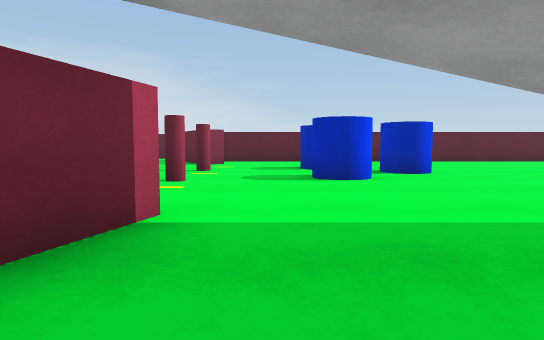
View 1 (above)

19 first-person views from a walk through a scene from a Unity 3-D project. The camera is 0.55 m above the floor, tilts 4° down and sees 75° across. The floor is counted in squares, 1 m on a side. Each view is taken from the middle of a square. On the plan, view 1 faces up. The plan holds only what a view shows up to about 9 squares ahead; the rest is blank. The place goes on beyond the plan.

View 2
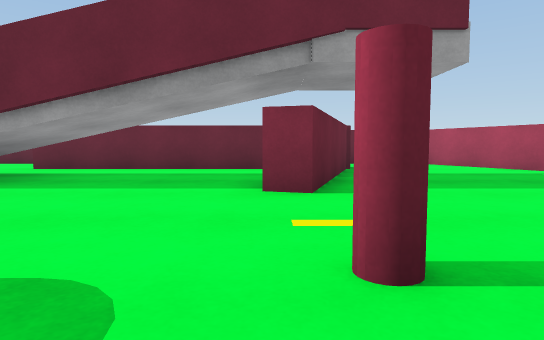

View 3
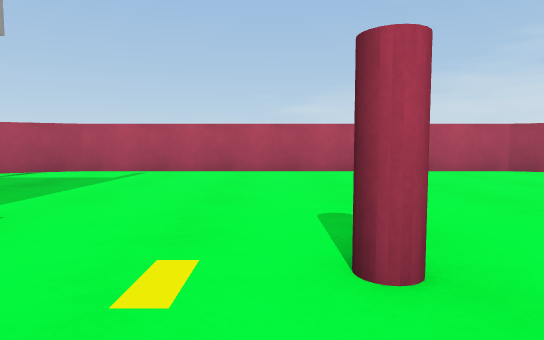

View 4
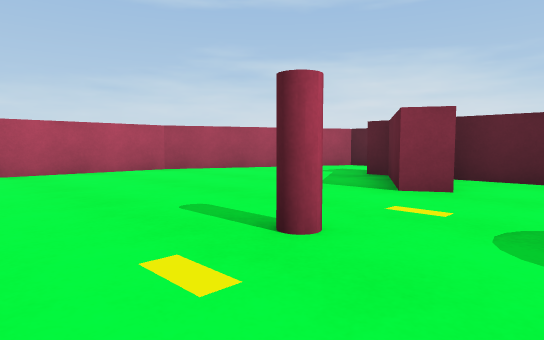

View 5
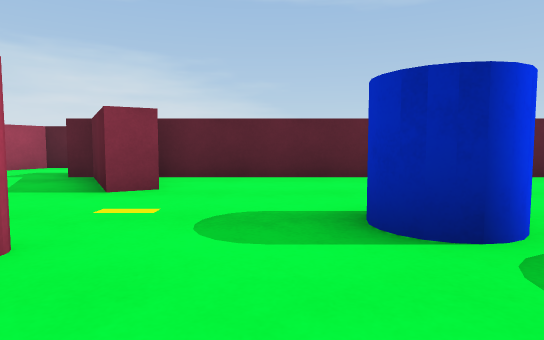

View 6
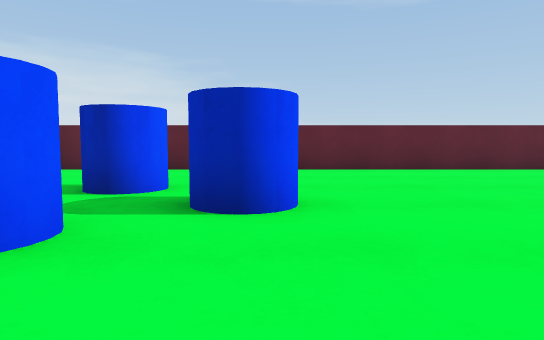

View 7
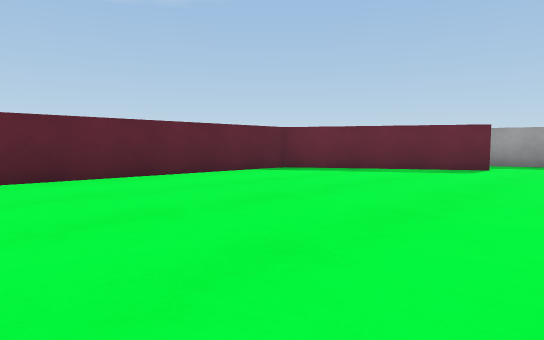

View 8
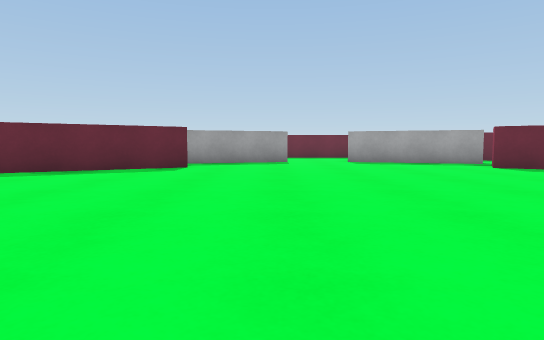

View 9
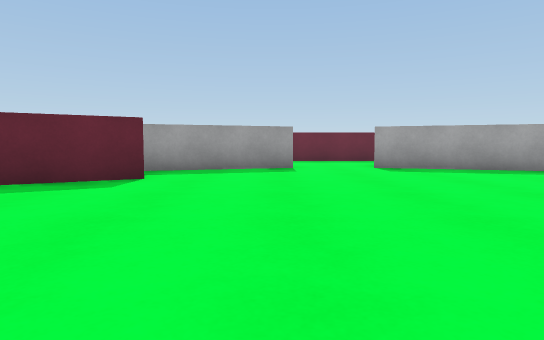

View 10
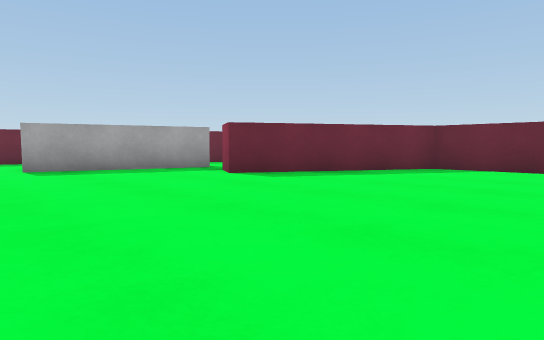

View 11
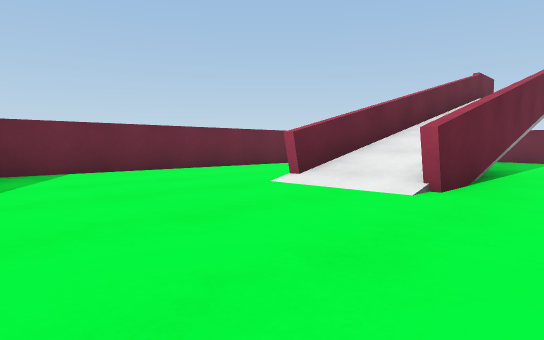

View 12
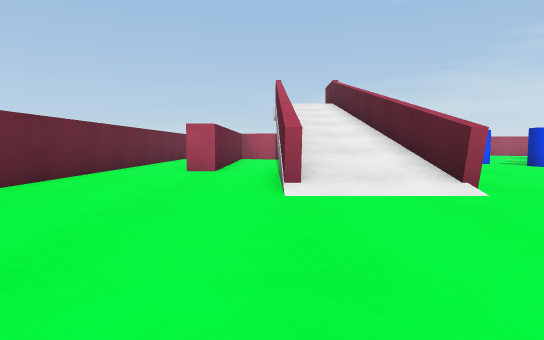

View 13
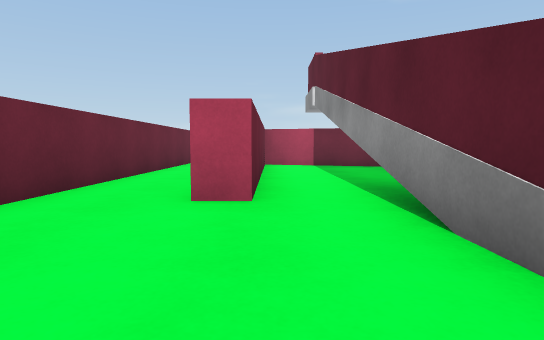

View 14
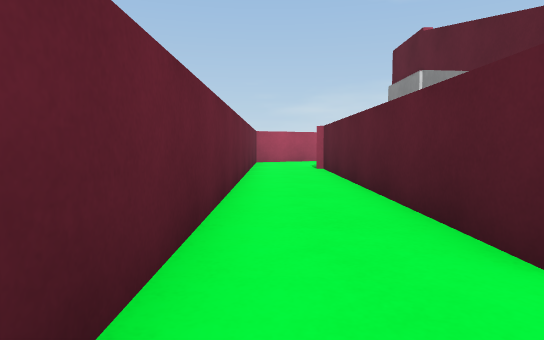

View 15
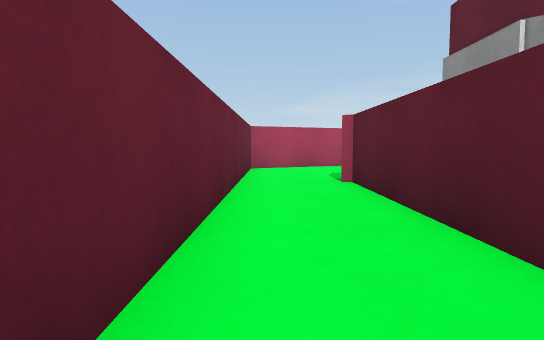

View 16
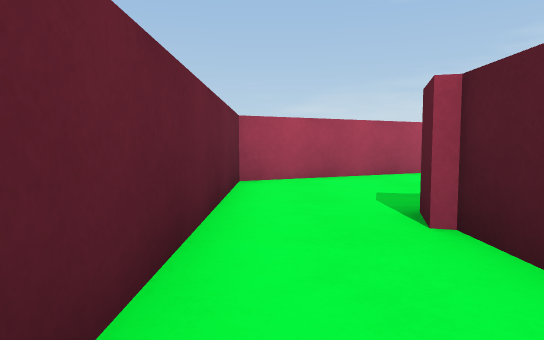

View 17
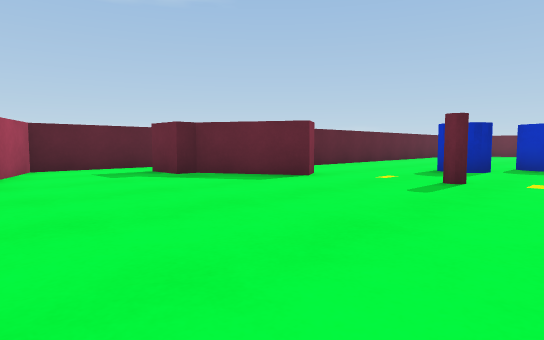

View 18
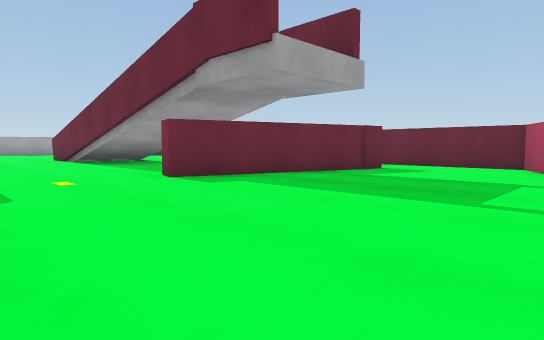

View 19
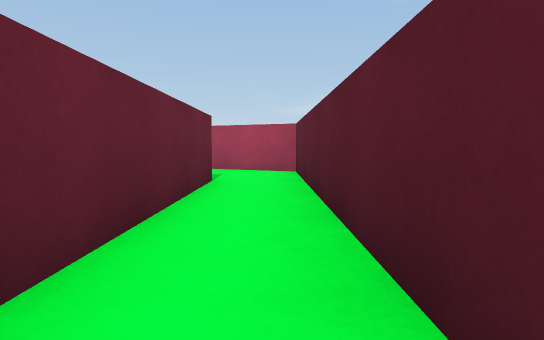

### Floor plan
Points are (right, up) in squares from view 1. A wall is a line through its corners. A room is listed if a view was taken in it or the views show most of it. See-through windows are left out.
Room 1 (view 1)
walls: (2.8, 0.4) (7.9, 0.4); (-0.9, 2.8) (-1.3, 1.5); (-0.9, -1.2) (4.5, -1.2); (8, 2.3) (2.9, 2.3)
ways out: opening at (0.5, 2) to room 2; opening at (7, 1) to room 2
Room 2 (views 2, 3, 4, 5, 6, 7, 8, 9, 10, 11, 12, 13, 14, 15, 16, 17, 18, 19)
walls: (3.1, 2.5) (8, 2.5); (1.8, 12.1) (-2, 12.1); (-1.4, 10.4) (-1.9, 10.1) (-3.1, 12.1) (-3.5, 12.1) (-3.5, 13.1) (0.9, 13.1); (7.8, 0.1) (2.1, 0.1); (4.5, -1.2) (4.5, -1.8) (-2.4, -1.8); (1.4, 14.5) (-5.4, 14.5) (-7.5, 10) (-7.5, 1) (-5.4, -3.5) (11.2, -3.5) (13.6, 0.6) (14.4, 0.2); (13.8, 8.1) (11.5, 12.1) (3.5, 12.1); (-2.3, -2) (-2.9, -1.8) (-1.5, 3) (-0.9, 2.8); (16.7, 5.4) (15.5, 8.8); (15.4, -0.3) (16.7, 3.6)
ways out: opening at (0.5, 2) to room 1; opening at (7, 1) to room 1; opening at (15, 0); opening at (15, 9); opening at (17, 4.5)
objects: cylinder (-2, 5) to (-1, 6); cylinder (-2, 8); blue cylinder (1, 6); blue cylinder (1, 8) to (1, 9); blue cylinder (2, 7) to (3, 8)

Positions as (right, up) in squares from view 1, and headings:
1: (0, 0), facing up
2: (-1, 7), facing down
3: (0, 5), facing left
4: (0, 6), facing up-left
5: (0, 6), facing up
6: (3, 4), facing up
7: (5, 6), facing up-right
8: (5, 6), facing right
9: (8, 6), facing right
10: (8, 5), facing down-right
11: (12, 4), facing down-left
12: (12, 0), facing left
13: (8, -1), facing left
14: (6, -3), facing left
15: (3, -3), facing left
16: (0, -3), facing left
17: (-7, 6), facing up-right
18: (-7, 6), facing down-right
19: (2, 14), facing left
